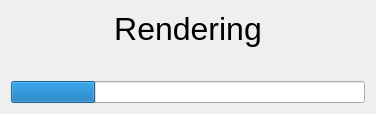
<?xml version="1.0" encoding="UTF-8"?>
<ui version="4.0">
 <class>Render_Progress</class>
 <widget class="QDialog" name="Render_Progress">
  <property name="geometry">
   <rect>
    <x>0</x>
    <y>0</y>
    <width>376</width>
    <height>114</height>
   </rect>
  </property>
  <property name="windowTitle">
   <string>Dialog</string>
  </property>
  <layout class="QVBoxLayout" name="verticalLayout">
   <item>
    <widget class="QLabel" name="label">
     <property name="font">
      <font>
       <pointsize>24</pointsize>
      </font>
     </property>
     <property name="text">
      <string>Rendering</string>
     </property>
     <property name="alignment">
      <set>Qt::AlignCenter</set>
     </property>
    </widget>
   </item>
   <item>
    <widget class="QLabel" name="message">
     <property name="text">
      <string/>
     </property>
    </widget>
   </item>
   <item>
    <spacer name="verticalSpacer">
     <property name="orientation">
      <enum>Qt::Vertical</enum>
     </property>
     <property name="sizeHint" stdset="0">
      <size>
       <width>20</width>
       <height>40</height>
      </size>
     </property>
    </spacer>
   </item>
   <item>
    <widget class="QProgressBar" name="progress">
     <property name="value">
      <number>24</number>
     </property>
     <property name="textVisible">
      <bool>false</bool>
     </property>
    </widget>
   </item>
  </layout>
 </widget>
 <resources/>
 <connections/>
</ui>
